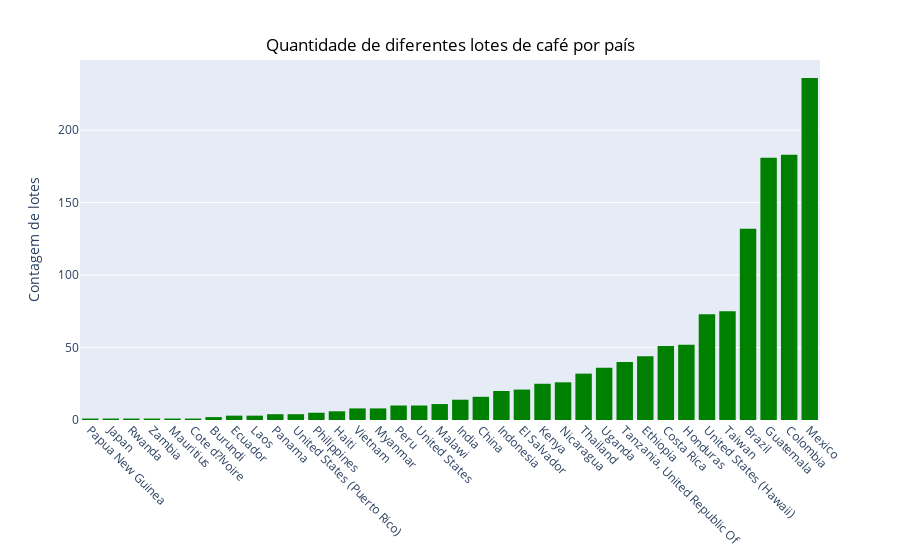

Notebook code for this chart:
### Markdown cell above
3. Análise da pontuação com os países de origem

### Code cell
hist_1 = px.histogram(df_coffee, 'Country.of.Origin')
hist_1.update_xaxes(tickangle=45, categoryorder = 'total ascending')
hist_1.update_layout(
    xaxis_title=None,
    yaxis_title="Contagem de lotes",
    showlegend=False,
    title={
    'text': 'Quantidade de diferentes lotes de café por país',
    'y':0.93,
    'x':0.5,
    'font_color': 'black'}
    )
hist_1.update_traces(marker=dict(color='Green'))
hist_1.show()

### Figure 1 — Plotly figure (JSON) as saved in the notebook; plotly's stock layout.template omitted (floating-point values rounded to 4 significant figures; data arrays with more than 128 entries replaced by an {"elided": "..."} marker saying what was removed)
{"data": [{"alignmentgroup": "True", "bingroup": "x", "hovertemplate": "Country.of.Origin=%{x}<br>count=%{y}<extra></extra>", "legendgroup": "", "marker": {"color": "Green", "pattern": {"shape": ""}}, "name": "", "offsetgroup": "", "orientation": "v", "showlegend": false, "type": "histogram", "x": {"elided": "1337 str values"}, "xaxis": "x", "yaxis": "y"}], "layout": {"barmode": "relative", "legend": {"tracegroupgap": 0}, "margin": {"t": 60}, "showlegend": false, "title": {"font": {"color": "black"}, "text": "Quantidade de diferentes lotes de café por país", "x": 0.5, "y": 0.93}, "xaxis": {"anchor": "y", "categoryorder": "total ascending", "domain": [0, 1], "tickangle": 45, "title": {}}, "yaxis": {"anchor": "x", "domain": [0, 1], "title": {"text": "Contagem de lotes"}}}}
